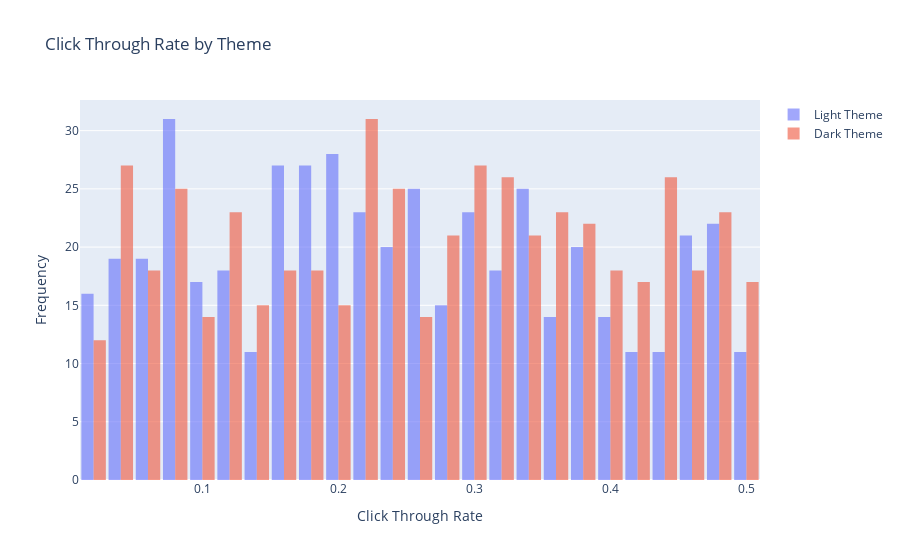

This figure's notebook cell:
### Code cell
# Extract data for each theme
light_theme_data = df[df['Theme'] == 'Light Theme']
dark_theme_data = df[df['Theme'] == 'Dark Theme']

# Create grouped bar chart for Click Through Rate
fig = go.Figure()

fig.add_trace(go.Histogram(x=light_theme_data['Click Through Rate'], name='Light Theme', opacity=0.6))
fig.add_trace(go.Histogram(x=dark_theme_data['Click Through Rate'], name='Dark Theme', opacity=0.6))

fig.update_layout(
    title_text='Click Through Rate by Theme',
    xaxis_title_text='Click Through Rate',
    yaxis_title_text='Frequency',
    barmode='group',
    bargap=0.1
)

fig.show()

### Figure 1 — Plotly figure (JSON) as saved in the notebook; plotly's stock layout.template omitted (floating-point values rounded to 4 significant figures; data arrays with more than 128 entries replaced by an {"elided": "..."} marker saying what was removed)
{"data": [{"name": "Light Theme", "opacity": 0.6, "type": "histogram", "x": {"elided": "486 float values"}}, {"name": "Dark Theme", "opacity": 0.6, "type": "histogram", "x": {"elided": "514 float values"}}], "layout": {"bargap": 0.1, "barmode": "group", "title": {"text": "Click Through Rate by Theme"}, "xaxis": {"title": {"text": "Click Through Rate"}}, "yaxis": {"title": {"text": "Frequency"}}}}
